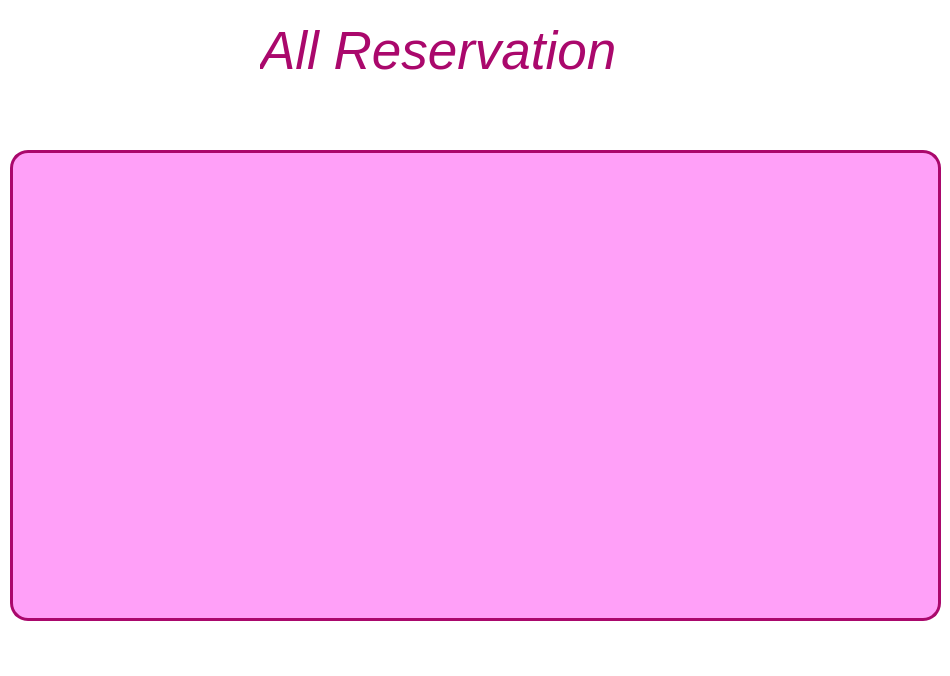
<?xml version="1.0" encoding="UTF-8"?>
<ui version="4.0">
 <class>allReservationMainWindow</class>
 <widget class="QMainWindow" name="allReservationMainWindow">
  <property name="geometry">
   <rect>
    <x>0</x>
    <y>0</y>
    <width>950</width>
    <height>676</height>
   </rect>
  </property>
  <property name="windowTitle">
   <string>MainWindow</string>
  </property>
  <property name="styleSheet">
   <string notr="true">background-color: rgb(255, 255, 255);</string>
  </property>
  <widget class="QWidget" name="centralwidget">
   <widget class="QListWidget" name="allReservation_listWidget">
    <property name="geometry">
     <rect>
      <x>10</x>
      <y>150</y>
      <width>931</width>
      <height>471</height>
     </rect>
    </property>
    <property name="font">
     <font>
      <pointsize>16</pointsize>
     </font>
    </property>
    <property name="cursor" stdset="0">
     <cursorShape>PointingHandCursor</cursorShape>
    </property>
    <property name="styleSheet">
     <string notr="true">#allReservation_listWidget{
color: rgb(9, 9, 9);
background-color: rgb(255, 160, 248);
border-radius: 18px;
border: 3px Solid rgb(170, 8, 108);
}
</string>
    </property>
   </widget>
   <widget class="QLabel" name="label">
    <property name="geometry">
     <rect>
      <x>260</x>
      <y>10</y>
      <width>461</width>
      <height>81</height>
     </rect>
    </property>
    <property name="font">
     <font>
      <pointsize>40</pointsize>
      <weight>9</weight>
      <italic>true</italic>
      <bold>false</bold>
     </font>
    </property>
    <property name="styleSheet">
     <string notr="true">color:  rgb(170, 8, 108);
font: 75 italic  &quot;Open Sans&quot;;
</string>
    </property>
    <property name="text">
     <string>All Reservation</string>
    </property>
   </widget>
  </widget>
  <widget class="QMenuBar" name="menubar">
   <property name="geometry">
    <rect>
     <x>0</x>
     <y>0</y>
     <width>950</width>
     <height>29</height>
    </rect>
   </property>
  </widget>
  <widget class="QStatusBar" name="statusbar"/>
 </widget>
 <resources/>
 <connections/>
</ui>
